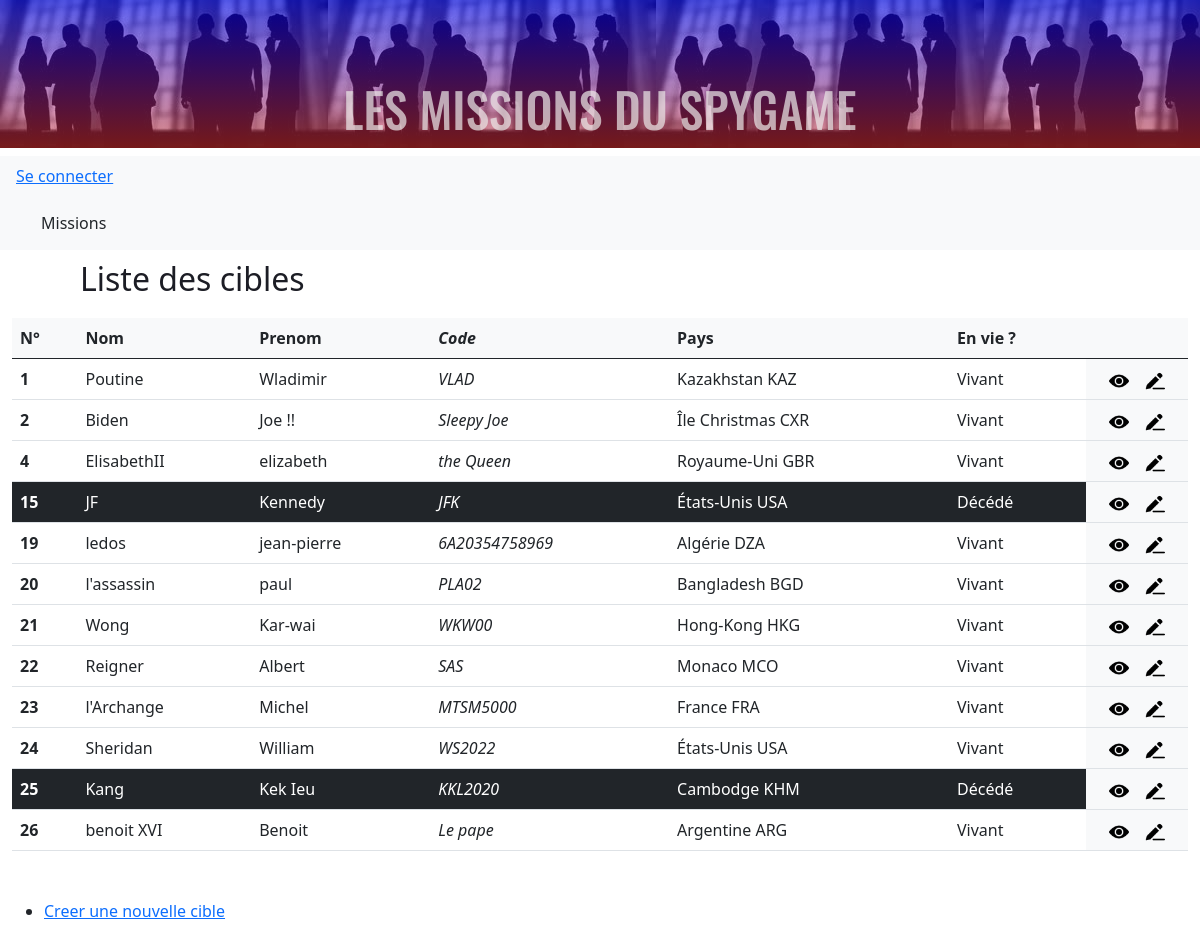
Page /Router/targetRouter.php on the committed database.
### tables this page shows
CREATE TABLE `targets` (
  `id` int NOT NULL AUTO_INCREMENT,
  `lastname` varchar(100) NOT NULL,
  `firstname` varchar(100) NOT NULL,
  `code` varchar(100) NOT NULL,
  `countryId` int NOT NULL,
  `isDead` tinyint(1) NOT NULL,
  `dateOfBirth` date NOT NULL,
  PRIMARY KEY (`id`)
);

CREATE TABLE `countries` (
  `id` smallint unsigned NOT NULL AUTO_INCREMENT,
  `code` varchar(3) NOT NULL,
  `name` varchar(45) NOT NULL,
  PRIMARY KEY (`id`),
  UNIQUE KEY `alpha3` (`code`)
);

### Controller/TargetController.php (called while the page is built, shortened)
<?php
require_once('model/TargetManager.php');
require_once('model/CountryManager.php');
function listTargets()
{
    $TargetManager = new TargetManager();
    $listTargets = $TargetManager->getTargets();
    require('view/target/listTargets.php');
}

### model/TargetManager.php (called while the page is built, shortened)
<?php
require_once('Class/Target.php');
class TargetManager extends Manager
{
    function getTargets()
    {
        $db=Manager::dbConnect();
        $sql="SELECT targets.id, targets.lastname,targets.firstname, targets.code, targets.isDead,
        targets.countryId
        FROM targets";
        $req = $db->prepare($sql);
        $req->execute();
        return $req;
    }
}

### Class/Target.php (called while the page is built, shortened)
<?php
class Target
{
    private INT $id;
    private string $firstname;
    private string $lastname;
    private string $code;
    private bool $isDead;
    public function getId(): ?int
    {
        return $this->id;
    }
    public function getFirstname(): string
    {
        return (string) $this->firstname;
    }
    public function getLastname(): string
    {
        return (string) $this->lastname;
    }
    public function getCode(): string
    {
        return (string) $this->code;
    }
    public function getIsDead(): int
    {
        return (int) $this->isDead;
    }
}

### model/CountryManager.php (called while the page is built, shortened)
<?php
require_once('Class/Country.php');
class CountryManager
{
    function getCountry(int $id)
    {
        $db=Manager::dbConnect();
        $sql="SELECT countries.id, countries.name,countries.code
        FROM Countries
        WHERE countries.id = ?";
        $req = $db->prepare($sql);
        $req->bindValue(1, $id, PDO::PARAM_STR);
        $req->execute();
        return $req;
    }
}

### Class/Country.php (called while the page is built, shortened)
<?php
class Country
{
    private string $name;
    private string $code;
    public function getFullName():string
    {
        return $this->name. " ".$this->code;
    }
}

### view/target/listTargets.php (the view, shortened to what this page needs)
<?php
$titleh2 = "<h2>Liste des cibles</h2>";
$countryManager = new CountryManager();
?>
<table class="table table-hover">
    <thead>
        <tr class="bg-light">
            <th>N°</span>
            <th class="" >Nom</th>
            <th class="" >Prenom</th>
            <th class=""><em>Code</em></th>
            <th class="">Pays</th>
            <th>En vie ?</th>
            <th></th>
        </tr>
    </thead>
    <tbody>
    <?php
    while  ($target = $listTargets->fetchObject('Target'))
    {
        $showCountry = $countryManager->getCountry($target->getCountryId());
        $country = $showCountry->fetchObject('Country');
    ?>
        <tr class="  <?= $target->getIsDead() ? 'bg-dark text-white':''  ?>">
        <th scope="row"><?=  $target->getId(); ?></th>
                <td><?=  $target->getLastname(); ?></td>
                <td> <?= $target->getFirstname();  ?></td>
                <td><em> <?= $target->getCode(); ?></em></td>
                <td><?= $country->getFullname(); ?></td>
                <td><?= !$target->getIsDead() ? 'Vivant': 'Décédé';  ?> </td>
                <td class ="bg-light text-center d-flex justify-content-evenly ">
                    <a href=<?= '?entity=targets&id='.$target->getId().'&action=show' ?>>
                        <img class="picto" title= "show" src="./asset/image/view.png" alt="show icon"></a>
                    <a href=<?= '?entity=targets&id='.$target->getId().'&action=edit' ?>>
                        <img class="picto" title= "edit" src="./asset/image/edition.png" alt="edit icon"></a>
                </td>
        </tr>
    <?php
    }
    ?>
    </tbody>
</table>
<ul class="mt-5">
    <li><a href=<?= '?entity=targets&action=new' ?>>Creer une nouvelle cible</a></li>
</ul>
<?php $content = ob_get_clean();
require('view/layout.php'); ?>

### style/style.css (style rules this page uses)
h2 { margin: 10px 0 20px 80px; color: rgb(28, 29, 37); }
.picto { width :20px; }
li { margin-bottom: 8px; }
ul { list-style-type :disc; }

### rows in the picture
targets: id "1", lastname "Poutine", firstname "Wladimir", code "VLAD", countryId.code "Kazakhstan KAZ", isDead "Vivant"
targets: id "2", lastname "Biden", firstname "Joe !!", code "Sleepy Joe", countryId.code "Île Christmas CXR", isDead "Vivant"
targets: id "4", lastname "ElisabethII", firstname "elizabeth", code "the Queen", countryId.code "Royaume-Uni GBR", isDead "Vivant"
targets: id "15", lastname "JF", firstname "Kennedy", code "JFK", countryId.code "États-Unis USA", isDead "Décédé"
targets: id "19", lastname "ledos", firstname "jean-pierre", code "6A20354758969", countryId.code "Algérie DZA", isDead "Vivant"
targets: id "20", lastname "l'assassin", firstname "paul", code "PLA02", countryId.code "Bangladesh BGD", isDead "Vivant"
targets: id "21", lastname "Wong", firstname "Kar-wai", code "WKW00", countryId.code "Hong-Kong HKG", isDead "Vivant"
targets: id "22", lastname "Reigner", firstname "Albert", code "SAS", countryId.code "Monaco MCO", isDead "Vivant"
targets: id "23", lastname "l'Archange", firstname "Michel", code "MTSM5000", countryId.code "France FRA", isDead "Vivant"
targets: id "24", lastname "Sheridan", firstname "William", code "WS2022", countryId.code "États-Unis USA", isDead "Vivant"
targets: id "25", lastname "Kang", firstname "Kek Ieu", code "KKL2020", countryId.code "Cambodge KHM", isDead "Décédé"
targets: id "26", lastname "benoit XVI", firstname "Benoit", code "Le pape", countryId.code "Argentine ARG", isDead "Vivant"
